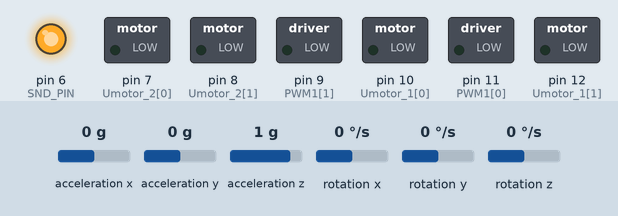
Simulated run of this sketch. Board: Arduino Uno, built with avr-gcc and run on an emulated ATmega328P. On the bench: switched loads named in the sketch (green lamp = pin HIGH), output pins drawn as LEDs (lit = HIGH). Wiring (inferred from the names in the program): MPU-6050 motion sensor at I2C address 0x68. The test bench sets the inputs (shaded band); at power-on: acceleration x 0 g, rotation y 0 °/s, acceleration z 1 g, acceleration y 0 g, rotation x 0 °/s, rotation z 0 °/s. What the sketch prints to the serial monitor is not drawn.

Above: at 4.4 s.
5.7 s: acceleration x set to -1.4 g
7.3 s: rotation y set to -192 °/s
At 10.0 s:
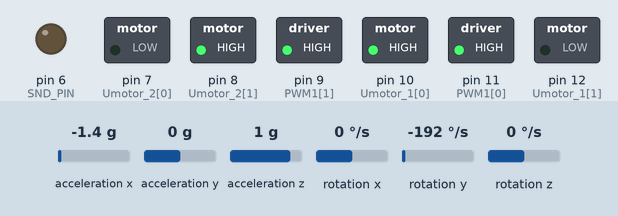
10.3 s: acceleration z set to -0.1 g
At 12.7 s:
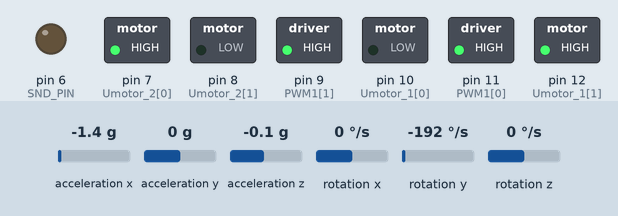
13.3 s: acceleration y set to -0.7 g
At 15.24 s:
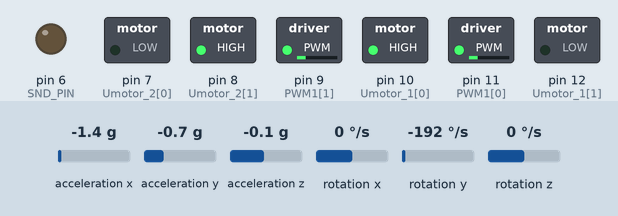
16.3 s: rotation y set to 100 °/s
At 17.5 s:
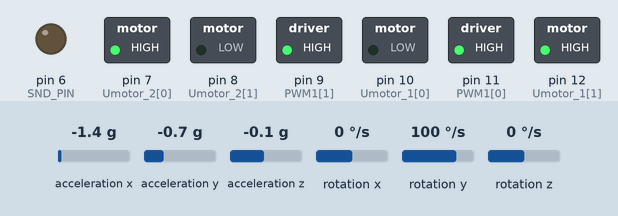
Timing chart, 0 to 19.0 s (numbered marks = the images above; inputs shaded):
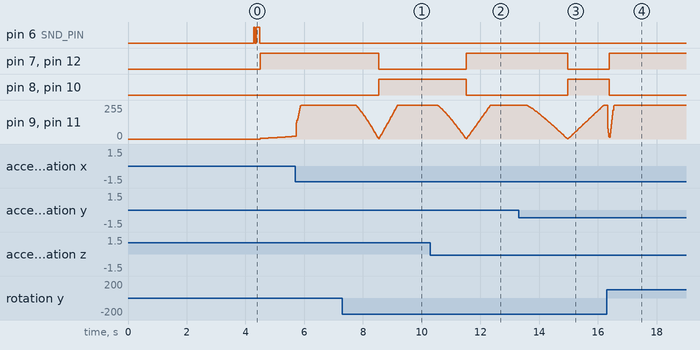

Measured:
- after the input at 7.3 s, pin 7 (Umotor_2[0]), pin 12 (Umotor_1[1]): HIGH → LOW after 1.2 s; pin 8 (Umotor_2[1]), pin 10 (Umotor_1[0]): LOW → HIGH after 1.2 s
- after the input at 10.3 s, pin 7 (Umotor_2[0]), pin 12 (Umotor_1[1]): LOW → HIGH after 1.2 s; pin 8 (Umotor_2[1]), pin 10 (Umotor_1[0]): HIGH → LOW after 1.2 s
- after the input at 13.3 s, pin 7 (Umotor_2[0]), pin 12 (Umotor_1[1]): HIGH → LOW after 1.7 s; pin 8 (Umotor_2[1]), pin 10 (Umotor_1[0]): LOW → HIGH after 1.7 s
- after the input at 16.3 s, pin 7 (Umotor_2[0]), pin 12 (Umotor_1[1]): LOW → HIGH after 0.09 s; pin 8 (Umotor_2[1]), pin 10 (Umotor_1[0]): HIGH → LOW after 0.09 s

The sketch:

YEllowBALANcingrobot.ino
```cpp
#include <Wire.h>       // шина I2C
#include "PID_v1.h"     // PID
#include "gyro_accel.h" // mpu6050

// вычисления угла наклона, постоянные
#define dt 20            // промежуток времени в милисикундах
#define rad2degree 57.3  // переменная для перевода из радиан в градусы
#define Filter_gain 0.95 // переменная для фильтра angle = angle_gyro*Filter_gain + angle_accel*(1-Filter_gain)

#define SND_PIN 6 // пищалка

// Глобальные переменные
unsigned long t = 0;
float y = 0;
float angle_x_gyro = 0;
float angle_y_gyro = 0;
float angle_z_gyro = 0;
float angle_x_accel = 0;
float angle_y_accel = 0;
float angle_z_accel = 0;
float angle_x = 0;
float angle_y = 0;
float angle_z = 0;

// Настройка пинов для моторов
char PWM1[] = {11, 9};      // Номера пинов для ШИМ управления
char Umotor_1[] = {10, 12}; // Подключение первого двигателя
char Umotor_2[] = {7, 8};   // Подключение первого двигателя

// Переменные для ПИД регулятора
double originalSetpoint = -0.6; // Требуемое значение стабилизации
double movingAngleOffset = 0.1;
double input, output;
double Kp = 7;  // 7 - лучшее значение, подобранное мной (предположительно - лучше не сделать)
double Kd = 0.3; // 0.3 - аналогично
double Ki = 46; // здесь 46, диапазон +-1.5
// Вызов ПИД регулятора
PID pid(&input, &output, &originalSetpoint, Kp, Ki, Kd, DIRECT);

// Функция для управления первым мотором
void MOTOR1(int PWM_1)
{
  if (PWM_1 > 0)
  {
    digitalWrite(Umotor_1[0], HIGH);
    digitalWrite(Umotor_1[1], LOW);
    analogWrite(PWM1[0], PWM_1);
  }
  else
  {
    digitalWrite(Umotor_1[0], LOW);
    digitalWrite(Umotor_1[1], HIGH);
    analogWrite(PWM1[0], abs(PWM_1));
  }
}
// Функция для управления вторым мотором
void MOTOR2(int PWM_2)
{
  if (PWM_2 > 0)
  {
    digitalWrite(Umotor_2[0], LOW);
    digitalWrite(Umotor_2[1], HIGH);
    analogWrite(PWM1[1], PWM_2);
  }
  else
  {
    digitalWrite(Umotor_2[0], HIGH);
    digitalWrite(Umotor_2[1], LOW);
    analogWrite(PWM1[1], abs(PWM_2));
  }
}

// Основной код
void setup()
{
  for (char pin = 0; pin <= 2; pin++)
    pinMode(PWM1[pin], OUTPUT);
  for (char pin1 = 0; pin1 <= 2; pin1++)
    pinMode(Umotor_1[pin1], OUTPUT);
  for (char pin2 = 0; pin2 <= 2; pin2++)
    pinMode(Umotor_2[pin2], OUTPUT);
  Serial.begin(115200);   // Общение с компьютером на частоте 115200
  Wire.begin();           // Работа с I2C шиной
  MPU6050_ResetWake();    // Сбрасывает настройки по умолчанию
  MPU6050_SetGains(0, 1); // Настраивает максимальные значения шкалы измерений гироскопа и акселерометра
  MPU6050_SetDLPF(0);     // Настройка фильтра низких частот
  MPU6050_OffsetCal();    // Калибровка гироскопа и акселерометра
  MPU6050_SetDLPF(6);     // Настройка фильтра низких частот
  Serial.print("\tangle_y_accel");
  Serial.print("\tangle_y");
  Serial.println("\tLoad");
  t = millis();
  pid.SetMode(AUTOMATIC);
  pid.SetSampleTime(10);
  pid.SetOutputLimits(-255, 255); // Ограничение крайних значений PID

  // Настройка порта для управления пищалкой
  pinMode(SND_PIN, OUTPUT);
  digitalWrite(SND_PIN, HIGH);
  delay(30);
  digitalWrite(SND_PIN, LOW);
  delay(60);
  digitalWrite(SND_PIN, HIGH);
  delay(120);
  digitalWrite(SND_PIN, LOW);
}

void loop()
{
  t = millis();
  MPU6050_ReadData(); // Получение данных с датчика
  // Угловая скорость относительно всех осей
  angle_y_gyro = (gyro_y_scalled * ((float)dt / 1000) + angle_y);
  // Угол поворота относительно всех осей
  angle_y_accel = -atan(accel_x_scalled / (sqrt(accel_y_scalled * accel_y_scalled + accel_z_scalled * accel_z_scalled))) * (float)rad2degree;
  // Отфильтрованные значения угла поворота относительно всех осей
  angle_y = Filter_gain * angle_y_gyro + (1 - Filter_gain) * angle_y_accel;
  Serial.print(angle_y);
  Serial.println("\t");
  // Вывод оси времени
  // Serial.println(((float)(millis()-t)/(float)dt)*100);
  while ((millis() - t) < dt)
  {
  }
  input = angle_y;  // Угол наклона относительно оси OY является входным параметром для ПИД регулятора
  pid.Compute();    // Функция для вычисления ШИМ сигнала через полученные на вход значения текущего угла
  int PWM = output; // Передача выходного ШИМ на двигатели
  Serial.print(PWM);
  Serial.print(" ");
  MOTOR1(PWM);
  MOTOR2(PWM);
}
```

PID_v1.cpp
```cpp
#if ARDUINO >= 100
#include "Arduino.h"
#else
#include "WProgram.h"
#endif

#include "PID_v1.h"


PID::PID(double *Input, double *Output, double *Setpoint,
         double Kp, double Ki, double Kd, int ControllerDirection)
{
   PID::SetOutputLimits(0, 255);

   SampleTime = 100;

   PID::SetControllerDirection(ControllerDirection);
   PID::SetTunings(Kp, Ki, Kd);

   lastTime = millis() - SampleTime;
   inAuto = false;
   myOutput = Output;
   myInput = Input;
   mySetpoint = Setpoint;
}

void PID::Compute()
{
   if (!inAuto)
      return;
   unsigned long now = millis();
   unsigned long timeChange = (now - lastTime);
   if (timeChange >= SampleTime)
   {
      double input = *myInput;
      double error = *mySetpoint - input;
      ITerm += (ki * error);
      if (ITerm > outMax)
         ITerm = outMax;
      else if (ITerm < outMin)
         ITerm = outMin;
      double dInput = (input - lastInput);


      double output = kp * error + ITerm - kd * dInput;

      if (output > outMax)
         output = outMax;
      else if (output < outMin)
         output = outMin;
      *myOutput = output;


      lastInput = input;
      lastTime = now;
   }
}
void PID::SetTunings(double Kp, double Ki, double Kd)
{
   if (Kp < 0 || Ki < 0 || Kd < 0)
      return;

   dispKp = Kp;
   dispKi = Ki;
   dispKd = Kd;

   double SampleTimeInSec = ((double)SampleTime) / 1000;
   kp = Kp;
   ki = Ki * SampleTimeInSec;
   kd = Kd / SampleTimeInSec;

   if (controllerDirection == REVERSE)
   {
      kp = (0 - kp);
      ki = (0 - ki);
      kd = (0 - kd);
   }
}

void PID::SetSampleTime(int NewSampleTime)
{
   if (NewSampleTime > 0)
   {
      double ratio = (double)NewSampleTime / (double)SampleTime;
      ki *= ratio;
      kd /= ratio;
      SampleTime = (unsigned long)NewSampleTime;
   }
}


void PID::SetOutputLimits(double Min, double Max)
{
   if (Min >= Max)
      return;
   outMin = Min;
   outMax = Max;

   if (inAuto)
   {
      if (*myOutput > outMax)
         *myOutput = outMax;
      else if (*myOutput < outMin)
         *myOutput = outMin;

      if (ITerm > outMax)
         ITerm = outMax;
      else if (ITerm < outMin)
         ITerm = outMin;
   }
}

void PID::SetMode(int Mode)
{
   bool newAuto = (Mode == AUTOMATIC);
   if (newAuto == !inAuto)
   {
      PID::Initialize();
   }
   inAuto = newAuto;
}


void PID::Initialize()
{
   ITerm = *myOutput;
   lastInput = *myInput;
   if (ITerm > outMax)
      ITerm = outMax;
   else if (ITerm < outMin)
      ITerm = outMin;
}

void PID::SetControllerDirection(int Direction)
{
   if (inAuto && Direction != controllerDirection)
   {
      kp = (0 - kp);
      ki = (0 - ki);
      kd = (0 - kd);
   }
   controllerDirection = Direction;
}


double PID::GetKp() { return dispKp; }
double PID::GetKi() { return dispKi; }
double PID::GetKd() { return dispKd; }
int PID::GetMode() { return inAuto ? AUTOMATIC : MANUAL; }
int PID::GetDirection() { return controllerDirection; }
```

PID_v1.h
```cpp
class PID
{
public:
#define AUTOMATIC 1
#define MANUAL 0
#define DIRECT 0
#define REVERSE 1

  PID(double *, double *, double *,
      double, double, double, int);

  void SetMode(int Mode);

  void Compute();

  void SetOutputLimits(double, double);

  void SetTunings(double, double, double);
  void SetControllerDirection(int);
  void SetSampleTime(int);
  double GetKp();
  double GetKi();
  double GetKd();
  int GetMode();
  int GetDirection();

private:
  void Initialize();

  double dispKp;
  double dispKi;
  double dispKd;

  double kp;
  double ki;
  double kd;
  int controllerDirection;

  double *myInput;
  double *myOutput;
  double *mySetpoint;
  unsigned long lastTime;
  double ITerm, lastInput;

  int SampleTime;
  double outMin, outMax;
  bool inAuto;
};
```

gyro_accel.cpp
```cpp
#include <Arduino.h>
#include <Wire.h>
#include "gyro_accel.h"


#define MPU6050_address 0x68

#define MPU6050_self_test_x 13
#define MPU6050_self_test_y 14
#define MPU6050_self_test_z 15
#define MPU6050_self_test_A 16


#define MPU6050_sample_div 25


#define MPU6050_config 26
#define MPU6050_gyro_config 27
#define MPU6050_accel_config 28


#define MPU6050_data_start 59


#define MPU6050_PWR1 107
#define MPU6050_PWR2 108


#define g 9.81

int temp = 0;
int accel_x = 0;
int accel_y = 90;
int accel_z = 0;
int gyro_x = 0;
int gyro_y = 90;
int gyro_z = 0;

int accel_x_OC = 0;
int accel_y_OC = 90;
int accel_z_OC = 0;
int gyro_x_OC = 0;
int gyro_y_OC = 90;
int gyro_z_OC = 0;

float temp_scalled;
float accel_x_scalled;
float accel_y_scalled;
float accel_z_scalled;
float gyro_x_scalled;
float gyro_y_scalled;
float gyro_z_scalled;
float accel_scale_fact = 1;
float gyro_scale_fact = 1;


void MPU6050_ReadData()
{

  Wire.beginTransmission(MPU6050_address);
  Wire.write(MPU6050_data_start);
  Wire.endTransmission();

  int read_bytes = 14;

  Wire.requestFrom(MPU6050_address, read_bytes);

  if (Wire.available() == read_bytes)
  {

    accel_x = Wire.read() << 8 | Wire.read();
    accel_y = Wire.read() << 8 | Wire.read();
    accel_z = Wire.read() << 8 | Wire.read();

    temp = Wire.read() << 8 | Wire.read();

    gyro_x = Wire.read() << 8 | Wire.read();
    gyro_y = Wire.read() << 8 | Wire.read();
    gyro_z = Wire.read() << 8 | Wire.read();
  }

  accel_x_scalled = (float)(accel_x - accel_x_OC) * accel_scale_fact / 1000;
  accel_y_scalled = (float)(accel_y - accel_y_OC) * accel_scale_fact / 1000;
  accel_z_scalled = (float)(accel_z - accel_z_OC) * accel_scale_fact / 1000;

  gyro_x_scalled = (float)(gyro_x - gyro_x_OC) * gyro_scale_fact / 1000;
  gyro_y_scalled = (float)(gyro_y - gyro_y_OC) * gyro_scale_fact / 1000;
  gyro_z_scalled = ((float)(gyro_z - gyro_z_OC) * gyro_scale_fact / 1000);

  temp_scalled = (float)temp / 340 + 36.53;
}


void MPU6050_ResetWake()
{

  Serial.println("Resetting MPU6050 and waking it up.....");
  Wire.beginTransmission(MPU6050_address);
  Wire.write(MPU6050_PWR1);
  Wire.write(0b10000000);
  Wire.endTransmission();

  delay(100);

  Wire.beginTransmission(MPU6050_address);
  Wire.write(MPU6050_PWR1);

  Wire.write(0b00000000);
  Wire.endTransmission();
}


void MPU6050_SetDLPF(int BW)
{
  if (BW < 0 || BW > 6)
  {
    BW = 0;
  }
  Wire.beginTransmission(MPU6050_address);
  Wire.write(MPU6050_config);

  Wire.write(BW);
  Wire.endTransmission();
}


void MPU6050_SetGains(int gyro, int accel)
{
  byte gyro_byte, accel_byte;


  Wire.beginTransmission(MPU6050_address);
  Wire.write(MPU6050_gyro_config);
  if (gyro == 0)
  {
    gyro_scale_fact = (float)250 * 0.0305;
    gyro_byte = 0b00000000;
  }
  else if (gyro == 1)
  {
    gyro_scale_fact = 500 * 0.0305;
    gyro_byte = 0b00001000;
  }
  else if (gyro == 2)
  {
    gyro_scale_fact = 1000 * 0.0305;
    gyro_byte = 0b00010000;
  }
  else if (gyro == 3)
  {
    gyro_scale_fact = 2000 * 0.0305;
    gyro_byte = 0b00011000;
  }
  else
  {
    gyro_scale_fact = 1;
  }

  Wire.write(gyro_byte);
  Wire.endTransmission();
  Serial.print("The gyro scale is set to ");
  Serial.print(gyro_scale_fact);
  Serial.println(" milli Degree/s");


  Wire.beginTransmission(MPU6050_address);
  Wire.write(MPU6050_accel_config);
  if (accel == 0)
  {
    accel_scale_fact = (float)2 * g * 0.0305;
    accel_byte = 0b00000000;
  }
  else if (accel == 1)
  {
    accel_scale_fact = 4 * g * 0.0305;
    accel_byte = 0b00001000;
  }
  else if (accel == 2)
  {
    accel_scale_fact = 8 * g * 0.0305;
    accel_byte = 0b00010000;
  }
  else if (accel == 3)
  {
    accel_scale_fact = 16 * g * 0.0305;
    accel_byte = 0b00011000;
  }
  else
  {
    accel_scale_fact = 1;
  }

  Wire.write(accel_byte);
  Wire.endTransmission();
  Serial.print("The accel scale is set to ");
  Serial.print(accel_scale_fact);
  Serial.println(" milli m/s^2");
}

void MPU6050_OffsetCal()
{
  Serial.println("Calibrating gyroscope .... dont move the hardware ..........");

  int x = 0, y = 0, z = 0, i;

  MPU6050_ReadData();
  MPU6050_ReadData();


  x = gyro_x;
  y = gyro_y;
  z = gyro_z;

  for (i = 1; i <= 1000; i++)
  {
    MPU6050_ReadData();
    x = (x + gyro_x) / 2;
    y = (y + gyro_y) / 2;
    z = (z + gyro_z) / 2;
    Serial.print(".");
  }
  Serial.println(".");
  gyro_x_OC = x;
  gyro_y_OC = y;
  gyro_z_OC = z;

  Serial.print("gyro_x register offset = ");
  Serial.println(x);

  Serial.print("gyro_y register offect = ");
  Serial.println(y);

  Serial.print("gyro_z register offset = ");
  Serial.println(z);


  Serial.println("Calibrating accelrometer .... dont move the hardware ..........");
  x = accel_x;
  y = accel_y;
  z = accel_z;

  for (i = 1; i <= 1000; i++)
  {
    MPU6050_ReadData();
    x = (x + accel_x) / 2;
    y = (y + accel_y) / 2;
    z = (z + accel_z) / 2;
    Serial.print(".");
  }
  Serial.println(".");
  accel_x_OC = x;
  accel_y_OC = y;
  accel_z_OC = z - (float)g * 1000 / accel_scale_fact;

  Serial.print("Accel_x register offset = ");
  Serial.println(x);

  Serial.print("Accel_y register offect = ");
  Serial.println(y);

  Serial.print("Accel_z register offset = ");
  Serial.println(z);
}
```

gyro_accel.h
```cpp
extern int accel_x_OC;
extern int accel_y_OC;
extern int accel_z_OC;
extern int gyro_x_OC;
extern int gyro_y_OC;
extern int gyro_z_OC;

extern float temp_scalled;
extern float accel_x_scalled;
extern float accel_y_scalled;
extern float accel_z_scalled;
extern float gyro_x_scalled;
extern float gyro_y_scalled;
extern float gyro_z_scalled;

void MPU6050_ReadData();
void MPU6050_ResetWake();
void MPU6050_SetDLPF(int BW);
void MPU6050_SetGains(int gyro, int accel);
void MPU6050_OffsetCal();
```
